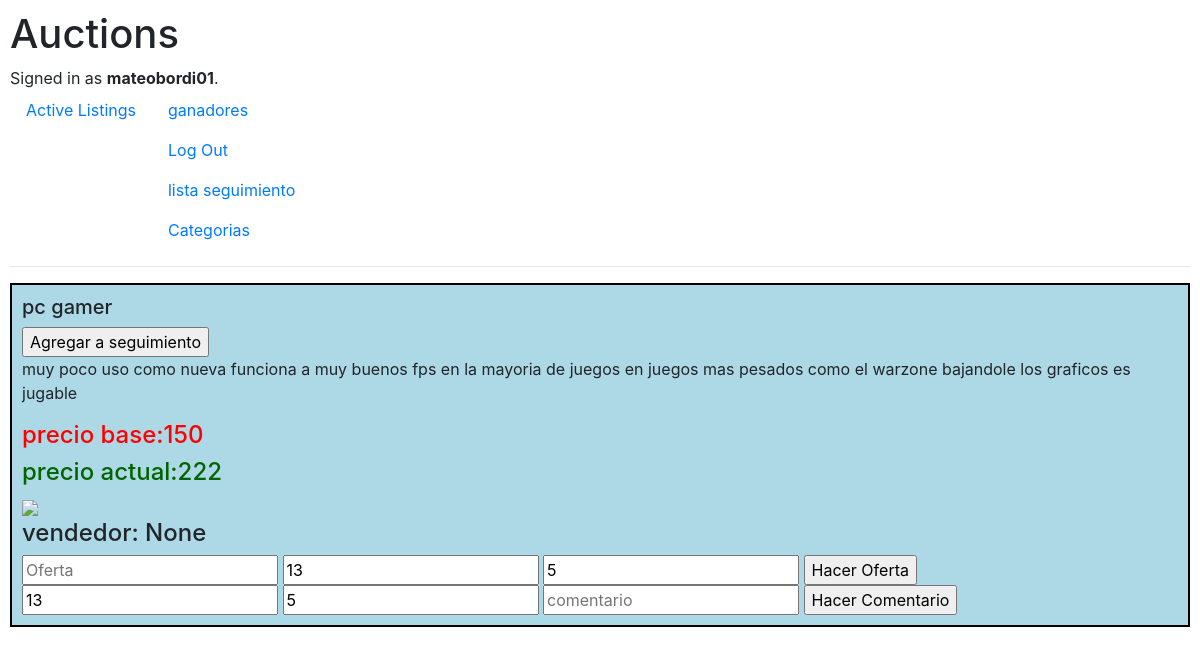
/13 (signed in), run on an earlier commit of the app's database.
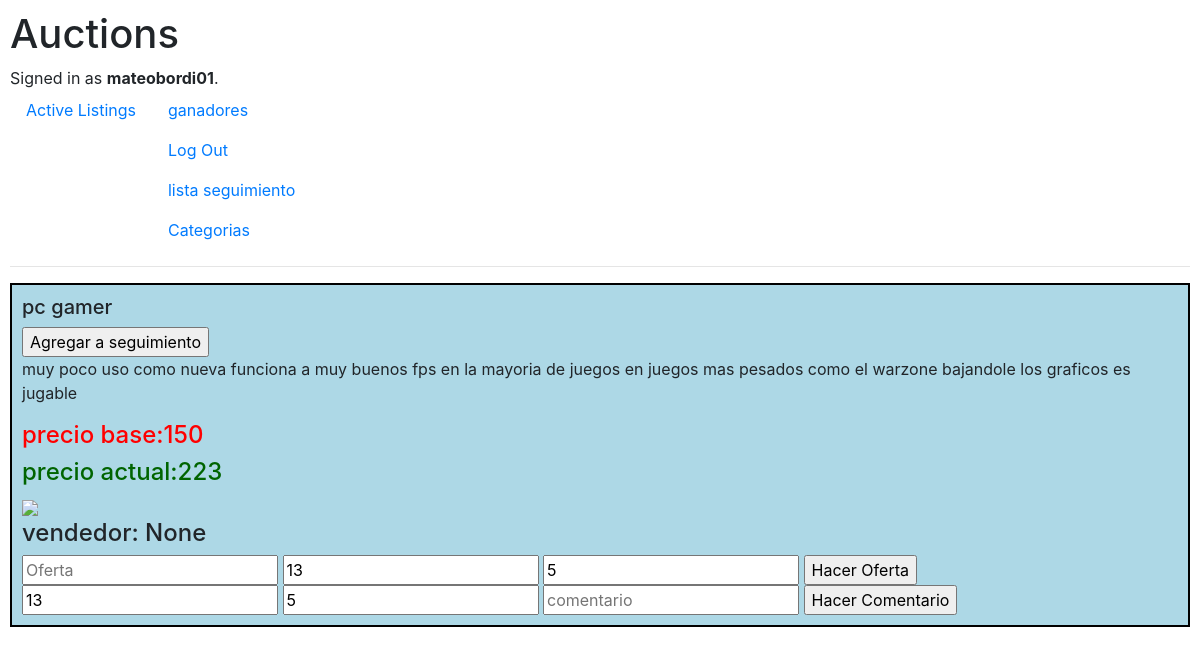
And on a later commit of the database.
### auctions/models.py (models this page shows, shortened)
class Producto(models.Model):
    titulo = models.CharField(max_length=64)
    descripcion = models.CharField(max_length=512)
    precioinicial = models.IntegerField()
    precioactual = models.IntegerField(default="0")
    imagenurl = models.CharField(max_length=100000)
    categoria = models.CharField(max_length=64)
    vendido = models.BooleanField(default=False)
    vendedor = models.ForeignKey(User, on_delete=models.SET_NULL, null=True, default=None)
    precioactual = models.IntegerField(default=0)

### auctions/views.py (the view)
# urls.py: path("<int:producto_id>", views.articulo, name="articulo" ),
@login_required
def articulo(request, producto_id):
    producto = Producto.objects.get(pk= producto_id)
    if request.method == "POST":
        if "oferta_" in request.POST:
            form = OfertaForm(request.POST)
            oferta = request.POST['oferta']
            if form.is_valid():
                if int(oferta) > producto.precioactual and int(oferta) >= producto.precioinicial:
                    form.save()
                    producto.precioactual = oferta
                    producto.save()
                else:
                    return HttpResponse("no seas boludo si no le ganas a la otra oferta")
            return HttpResponseRedirect(reverse('articulo', args=[producto_id])  )
        if "comentario_" in request.POST:
            form = ComentarioForm(request.POST)
            comentario = request.POST['comentario']
            if form.is_valid():
                form.save()
            else:
                    return HttpResponse("el comentario no es valido")
            return HttpResponseRedirect(reverse('articulo', args=[producto_id])  )
        if "q_seguimiento" in request.POST:
            producto = get_object_or_404(Producto, pk=producto_id)
            seguimiento = get_object_or_404(Seguimiento, producto=producto, usuario=request.user)
            seguimiento.en_seguimiento = False
            form = SeguimientoForm(request.POST or None, instance=seguimiento)
            if request.method == "POST" and form.is_valid():
                seguimiento.delete()
                return HttpResponseRedirect(reverse('articulo', args=[producto_id])  )
            else:
                return HttpResponse("no se pudo agregar a la lista de seguimiento")
        if "a_seguimiento" in request.POST:
            producto = get_object_or_404(Producto, pk=producto_id)
            seguimiento, created = Seguimiento.objects.get_or_create(producto=producto, usuario=request.user)
            seguimiento.en_seguimiento = True
            form = SeguimientoForm(request.POST or None, instance=seguimiento)
            if request.method == "POST" and form.is_valid():
                form.save()
                return HttpResponseRedirect(reverse('lista_seguimiento' ))
            else:
                return HttpResponse("no se pudo agregar a la lista de seguimiento")
        if "terminar" in request.POST:
            producto.vendido = True
            producto.save()
            form = GanadoresForm(request.POST)
            if form.is_valid and producto.precioinicial <= producto.precioactual :
                ganador = Oferta.objects.filter(producto_id=producto.id).latest('id')
                comprador_ganador_id = User.objects.get(id=ganador.comprador_id)
                producto_vendido_id = Producto.objects.get(id=ganador.producto_id)
                ganadores = Ganadores()
                ganadores.usuario_id = comprador_ganador_id
                ganadores.producto_id = producto_vendido_id
                ganadores.save()
                return HttpResponseRedirect(reverse('index'))
            return HttpResponse("el producto a sido quitado de la lista activa y no hay ningun ganador de la subasta")
    else:
        ganadores = True
        try:
            ganadores= Ganadores.objects.get(producto_id=producto.id)
        except Ganadores.DoesNotExist:
            ganadores = False
        cliente = True
        if producto.vendedor == request.user:
            cliente = False
        comentario = Comentario.objects.filter(producto_id=producto.id)
        try:
            seguimiento = Seguimiento.objects.get(usuario=request.user.id, producto=producto.id)
        except Seguimiento.DoesNotExist:
            seguimiento = True
        return render(request, "auctions/articulo.html", {
            "producto": producto,
            "cliente": cliente,
            "comentarios":comentario,
            "seguimiento": seguimiento,
            "ganadores": ganadores
        })

### auctions/templates/auctions/articulo.html (shortened to what this page needs)
{% extends "auctions/layout.html" %}
{% block body %}
{% if cliente %}
    {% if not ganadores %}
        <div class="contenedor" style="background-color: lightblue;border: 2px solid black; padding: 10px;">
            <h5>{{producto.titulo}}</h5>
            {% if seguimiento.en_seguimiento %}
                <form action="{% url 'articulo' producto.id %}" method="post">
                    {% csrf_token %}
                    <input type="number" name="producto" value="{{producto.id}}" readonly hidden>
                    <input type="number" name="usuario" value="{{user.id}}" readonly hidden>
                    <input type="submit" name="q_seguimiento" value="Quitar de seguimiento">
                </form>
            {% else %}
                <form action="{% url 'articulo' producto.id %}" method="post">
                    <input type="submit" name="a_seguimiento" value="Agregar a seguimiento">
                </form>
            {% endif %}
            <div>
                <p>{{producto.descripcion}} </p>
            </div>
            <div>
                <h4 style="color:red">precio base:{{producto.precioinicial}} </h4>
            </div>
            <div>
                <h4 style="color:darkgreen">precio actual:{{producto.precioactual}} </h4>
            </div>
            <div>
                <img src="{{producto.imagenurl}}">
            </div>
            <h4> vendedor:  {{producto.vendedor}} </h4>
            <form action="{% url 'articulo' producto.id %}" method="post">
                <input type="number" name="oferta" placeholder="Oferta" required>
                <input type="number" name="producto_id" value="{{producto.id}}" readonly>
                <input type="numer" name="comprador_id" value="{{user.id}}" readonly>
                <input type="submit" name="oferta_" value="Hacer Oferta">
            </form>
            <form  action="{% url 'articulo' producto.id %}" method="post">
                <input type="number" name="producto_id" value="{{producto.id}}" readonly>
                <input type="number" name="comentador_id" value="{{user.id}}" readonly>
                <input type="text" name="comentario" placeholder="comentario">
                <input type="submit" name="comentario_" value="Hacer Comentario">
            </form>
        </div>
    {% else  %}
        <p>el producto ya fue vendido y hay un ganador</p>
    {% endif %}
{% endif %}
{% endblock %}

What changed in the data, as far as the page shows it:
changed Producto "None": precioactual "222" → "223"
